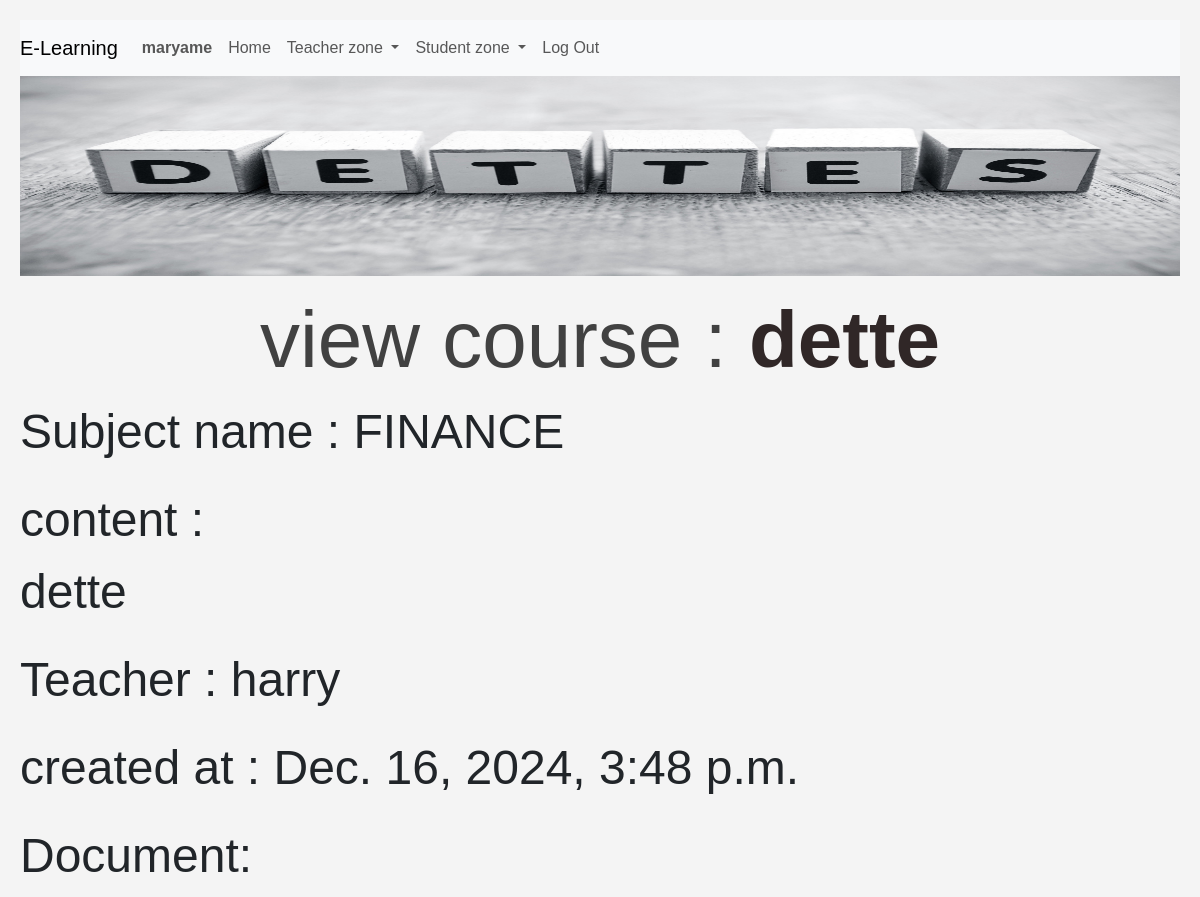
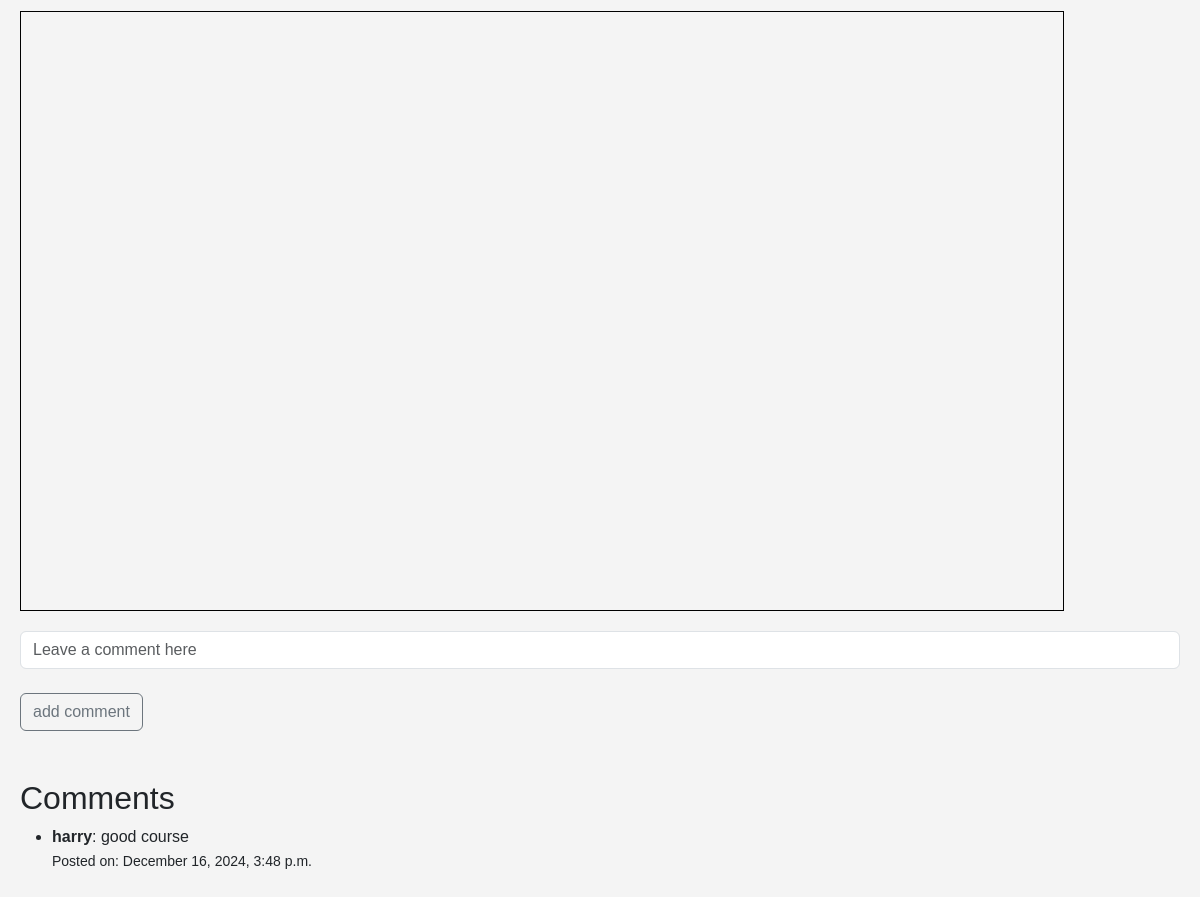
Screenshot of /course/dette (signed in) with the database file from the repository (2 pictures, top to bottom).
### e_learning/models.py (models this page shows, shortened)
class User(AbstractUser):
    pass

class Course(models.Model):
    course_name = models.CharField(max_length=100, unique=True)
    created_at = models.DateTimeField(auto_now_add=True)
    course_content=models.TextField(blank=True)
    course_documents=models.FileField(upload_to='documents/',null=True,blank=True)
    course_image=models.ImageField(upload_to='img/',null=True,blank=True)
    is_open=models.BooleanField(default=False)

class Subject(models.Model):
    subject_name = models.CharField(max_length=100 ,unique=True)
    subject_description =models.TextField(blank=True)
    created_at = models.DateTimeField(auto_now_add=True)
    teacher = models.ForeignKey(Teacher, on_delete=models.CASCADE, related_name="subject_teacher")
    course= models.ManyToManyField(Course ,related_name="course_subject")
    enrolled_by = models.ManyToManyField(Student, through='enroll' , through_fields=('subject', 'student'),related_name='enrolled_sub')

class Teacher(models.Model):
    teacher_user = models.OneToOneField(User, on_delete = models.CASCADE)
    created_at = models.DateTimeField(auto_now_add=True)
    students = models.ManyToManyField(Student,related_name="is_student")
    profil_img=models.ImageField(upload_to='img_profile/',blank=True, default='images/default_profile.png')

class comments(models.Model):
    course=models.ForeignKey(Course , on_delete=models.CASCADE, related_name="course_comments")
    user=models.ForeignKey(User, on_delete=models.CASCADE, related_name="student_comments")
    comment=models.TextField(blank=False,null=False)
    created_at = models.DateTimeField(auto_now_add=True)
    class Meta:
        ordering = ['-created_at']

### e_learning/views.py (the view, shortened to what this page needs)
# urls.py: path("course/<str:name>",views.course,name="course"),
@csrf_exempt
@login_required
def course(request,name):
    user=request.user
    course = Course.objects.get(course_name=name)
    subject = Subject.objects.get(course=course)
    commentss=comments.objects.filter(course=course)
    if request.method=="GET":
         return render(request, "e_learning/course.html",{"course":course,
                                                          "userr":user.username,
                                                          "commentss":commentss,
                                                     "subject":subject})

### e_learning/templates/e_learning/course.html (shortened to what this page needs)
{% extends "e_learning/layout.html" %}
{% load static %}
{% block body %}
 {% if course.course_image %}
 <p>
     <img src="{{ course.course_image.url }}" alt="Course Image" style="width: 100%; height: 200px;">
 </p>
{% endif %}
 <h1 style="color: rgb(65, 65, 65); text-align: center; font-size: 5em;">view course : <b style="color: rgb(48, 39, 39);">{{course.course_name}} </b></h1>
<div style="font-size: 3em;">
    <p>Subject name : {{subject.subject_name}}    </p>
    <p>content : <br>{{course.course_content}}    </p>
    <p> Teacher : {{subject.teacher.teacher_user}}    </p>
    <p> created at : {{course.created_at}}    </p>
    {% if course.course_documents %}
    <p>Document:</p>
    <iframe src="{{ course.course_documents.url }}" style="width: 90%; height: 600px; border: solid 1px black;" allowfullscreen></iframe>
{% else %}
    <p>No document available.</p>
{% endif %}
</div>
<div class="form-floating">
    <form  method="post">
        <input type="text" class="form-control" id ="comment" placeholder="Leave a comment here" name="comment" required >
        <br>
        <button  class="btn btn-outline-secondary" id="commentt" type="submit">add comment</button>
    </form>
    </div><br><br>
    <div class="commentelement">
        <h2>Comments</h2>
    <ul id="commenttt">
    {% for c in commentss %}
        <li>
            <strong>{{ c.user.username }}</strong>: {{ c.comment}} <br>
            <small>Posted on: {{ c.created_at|date:"F j, Y, g:i a" }}</small>
        </li>
    {% empty %}
        <li>No comments yet.</li>
    {% endfor %}
    </ul>
    </div>
{% endblock %}

### e_learning/templates/e_learning/layout.html (shortened to what this page needs)
{% load static %}
<!DOCTYPE html>
<html lang="en">
    <head>
        <link href="https://cdn.jsdelivr.net/npm/bootstrap@5.3.3/dist/css/bootstrap.min.css" rel="stylesheet">
        <link rel="stylesheet" href="{% static 'e_learning/styles.css' %}" >
    </head>
    <body>
        <nav class="navbar navbar-expand-lg navbar-light bg-light">
            <a class="navbar-brand" href="#">E-Learning</a>
            <div>
              <ul class="navbar-nav mr-auto">
                {% if user.is_authenticated %}
                    <li class="nav-item">
                        <a class="nav-link" href="{% url 'profil' %}"><strong>{{ user.username }}</strong></a>
                    </li>
                {% endif %}
                <li class="nav-item">
                  <a class="nav-link" href="{% url 'index' %}">Home</a>
                </li>
                {% if user.is_authenticated %}
                   <li class="nav-item dropdown">
                    <a class="nav-link dropdown-toggle"  role="button" data-bs-toggle="dropdown" aria-expanded="false">
                      Teacher zone
                    </a>
                  </li>
                  <li class="nav-item dropdown">
                    <a class="nav-link dropdown-toggle"  role="button" data-bs-toggle="dropdown" aria-expanded="false">
                      Student zone
                    </a>
                  </li>
                        <li class="nav-item"><a class="nav-link" href="{% url 'logout' %}">Log Out</a>
                    </li>
                {% endif %}
              </ul>
            </div>
          </nav>
        <div class="body">
            {% block body %}
            {% endblock %}
        </div>
    </body>
    </html>

### e_learning/static/e_learning/styles.css (style rules this page uses)
body { font-family: Arial, sans-serif; background-color: #f4f4f4; margin: 0; padding: 20px; }
h1 { text-align: center; color: #333; }

### rows the page displays
User: username "maryame"
Course: course_image (picture), course_name "dette", course_content "dette", created_at "Dec. 16, 2024, 3:48 p.m."
Subject: subject_name "FINANCE", teacher.teacher_user "harry"
comments: user.username "harry", comment "good course", created_at "December 16, 2024, 3:48 p.m."
